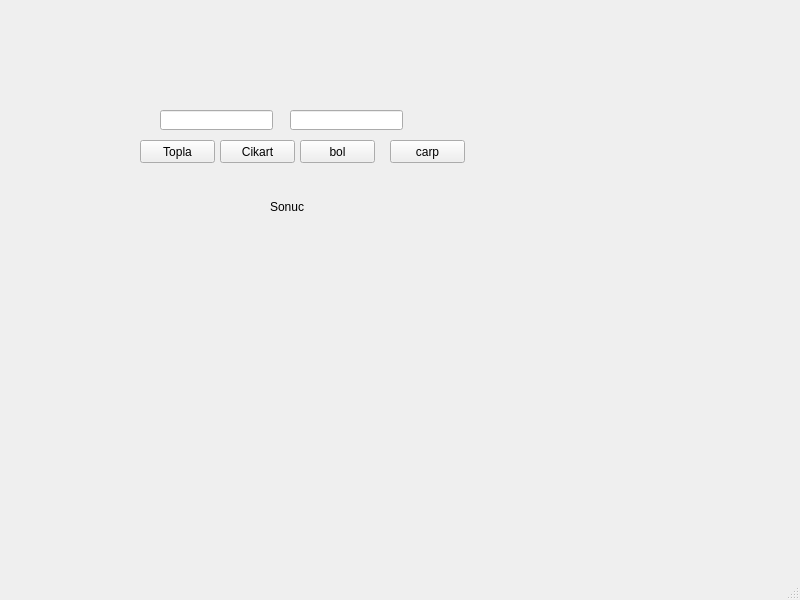
<?xml version="1.0" encoding="UTF-8"?>
<ui version="4.0">
 <class>MainWindow</class>
 <widget class="QMainWindow" name="MainWindow">
  <property name="geometry">
   <rect>
    <x>0</x>
    <y>0</y>
    <width>800</width>
    <height>600</height>
   </rect>
  </property>
  <property name="windowTitle">
   <string>MainWindow</string>
  </property>
  <widget class="QWidget" name="centralwidget">
   <widget class="QPushButton" name="pushButton">
    <property name="geometry">
     <rect>
      <x>140</x>
      <y>140</y>
      <width>75</width>
      <height>23</height>
     </rect>
    </property>
    <property name="text">
     <string>Topla</string>
    </property>
   </widget>
   <widget class="QLineEdit" name="lineEdit">
    <property name="geometry">
     <rect>
      <x>160</x>
      <y>110</y>
      <width>113</width>
      <height>20</height>
     </rect>
    </property>
   </widget>
   <widget class="QLineEdit" name="lineEdit_2">
    <property name="geometry">
     <rect>
      <x>290</x>
      <y>110</y>
      <width>113</width>
      <height>20</height>
     </rect>
    </property>
   </widget>
   <widget class="QPushButton" name="pushButton_2">
    <property name="geometry">
     <rect>
      <x>220</x>
      <y>140</y>
      <width>75</width>
      <height>23</height>
     </rect>
    </property>
    <property name="text">
     <string>Cikart</string>
    </property>
   </widget>
   <widget class="QPushButton" name="pushButton_3">
    <property name="geometry">
     <rect>
      <x>300</x>
      <y>140</y>
      <width>75</width>
      <height>23</height>
     </rect>
    </property>
    <property name="text">
     <string>bol</string>
    </property>
   </widget>
   <widget class="QPushButton" name="pushButton_4">
    <property name="geometry">
     <rect>
      <x>390</x>
      <y>140</y>
      <width>75</width>
      <height>23</height>
     </rect>
    </property>
    <property name="text">
     <string>carp</string>
    </property>
   </widget>
   <widget class="QLabel" name="label">
    <property name="geometry">
     <rect>
      <x>270</x>
      <y>200</y>
      <width>47</width>
      <height>13</height>
     </rect>
    </property>
    <property name="text">
     <string>Sonuc</string>
    </property>
   </widget>
  </widget>
  <widget class="QMenuBar" name="menubar">
   <property name="geometry">
    <rect>
     <x>0</x>
     <y>0</y>
     <width>800</width>
     <height>21</height>
    </rect>
   </property>
  </widget>
  <widget class="QStatusBar" name="statusbar"/>
 </widget>
 <resources/>
 <connections/>
</ui>
